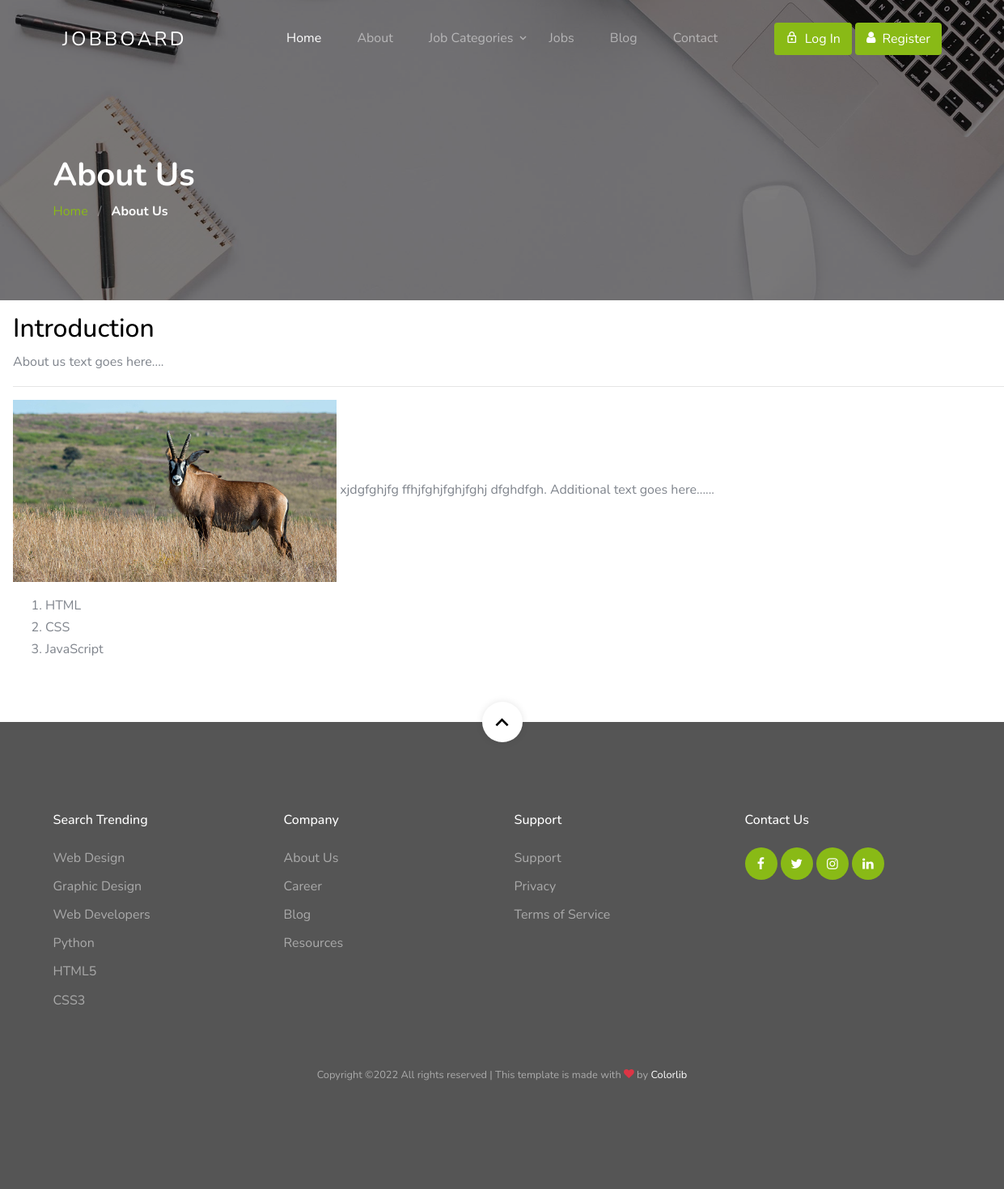
The page /info/about on the database as committed earlier.
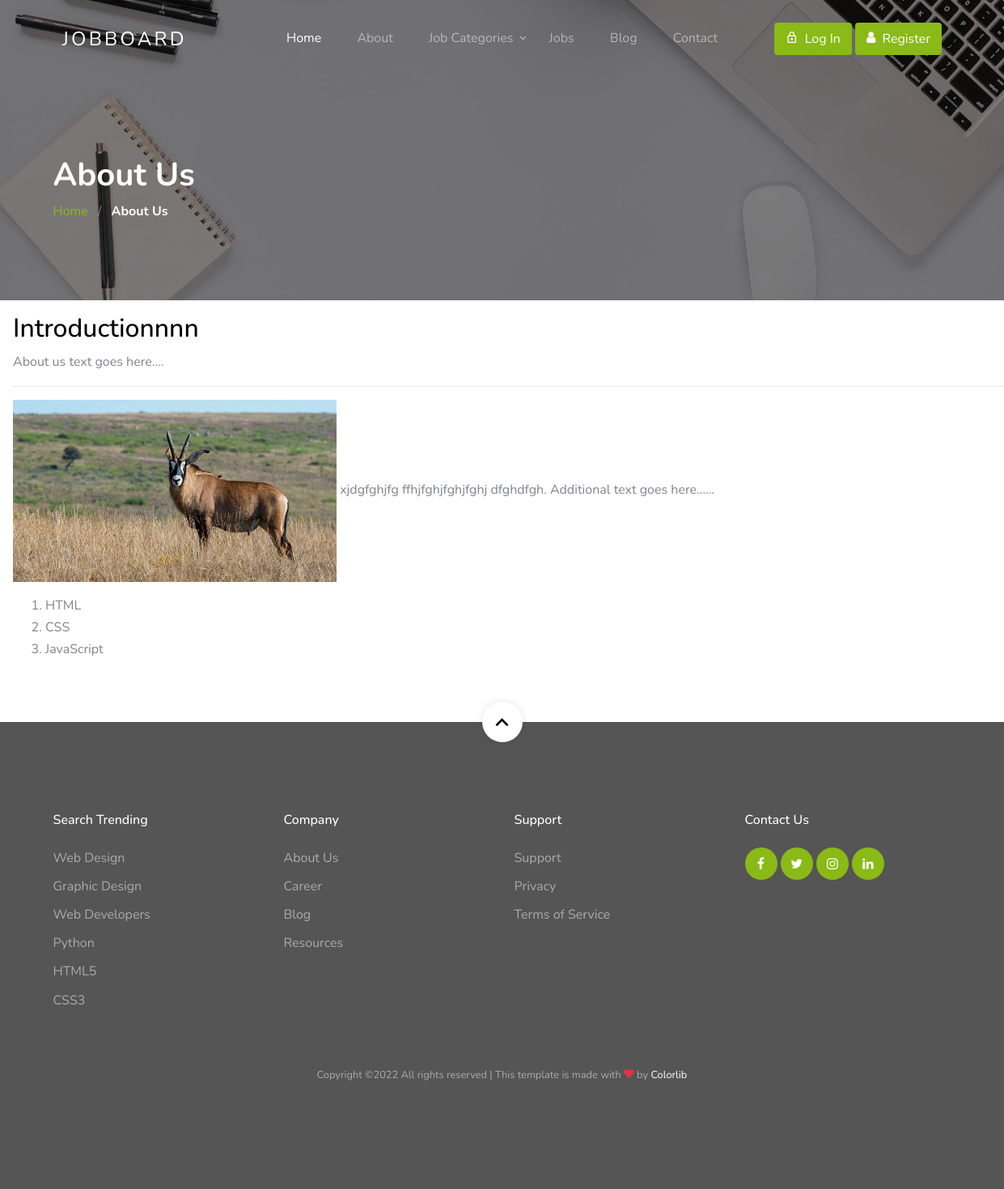
The same page on the database as committed later.
### information/models.py (models this page shows, shortened)
class Information(models.Model):
    title = models.CharField(max_length=255)
    section = models.ForeignKey(Section, on_delete=models.CASCADE, default=1)
    details = RichTextUploadingField()
    status = models.BooleanField(default=True)

### information/views.py (the view)
# urls.py: path('about', views.show_about, name='about'),
def show_about(request):
    information = Information.objects.filter(section__title='About')
    return render(request, 'about.html', {'information': information})

### jobs/context_processors.py (called while the page is built)
def get_categories(request):
    categories = Category.objects.all()
    return {'categories': categories, 'MEDIA_URL': MEDIA_URL}

### templates/about.html
{% extends 'base.html' %}
{% load static %}
{% block content %}
<section class="section-hero overlay inner-page bg-image"
         style="background-image: url('{% static 'theme/images/hero_1.jpg' %}');"
         id="home-section">
    <div class="container">
        <div class="row">
            <div class="col-md-7">
                <h1 class="text-white font-weight-bold">About Us</h1>
                <div class="custom-breadcrumbs">
                    <a href="#">Home</a> <span class="mx-2 slash">/</span>
                    <span class="text-white"><strong>About Us</strong></span>
                </div>
            </div>
        </div>
    </div>
</section>
<section class="row">
    {% for i in information %}
        <div class="col-12 m-3">
            <h2>{{ i.title }}</h2>
            {{ i.details|safe }}
        </div>
    {% endfor %}
</section>
{% endblock %}

Rows that differ between the two databases and show on the page:
changed Information: title "Introduction" → "Introductionnnn"
